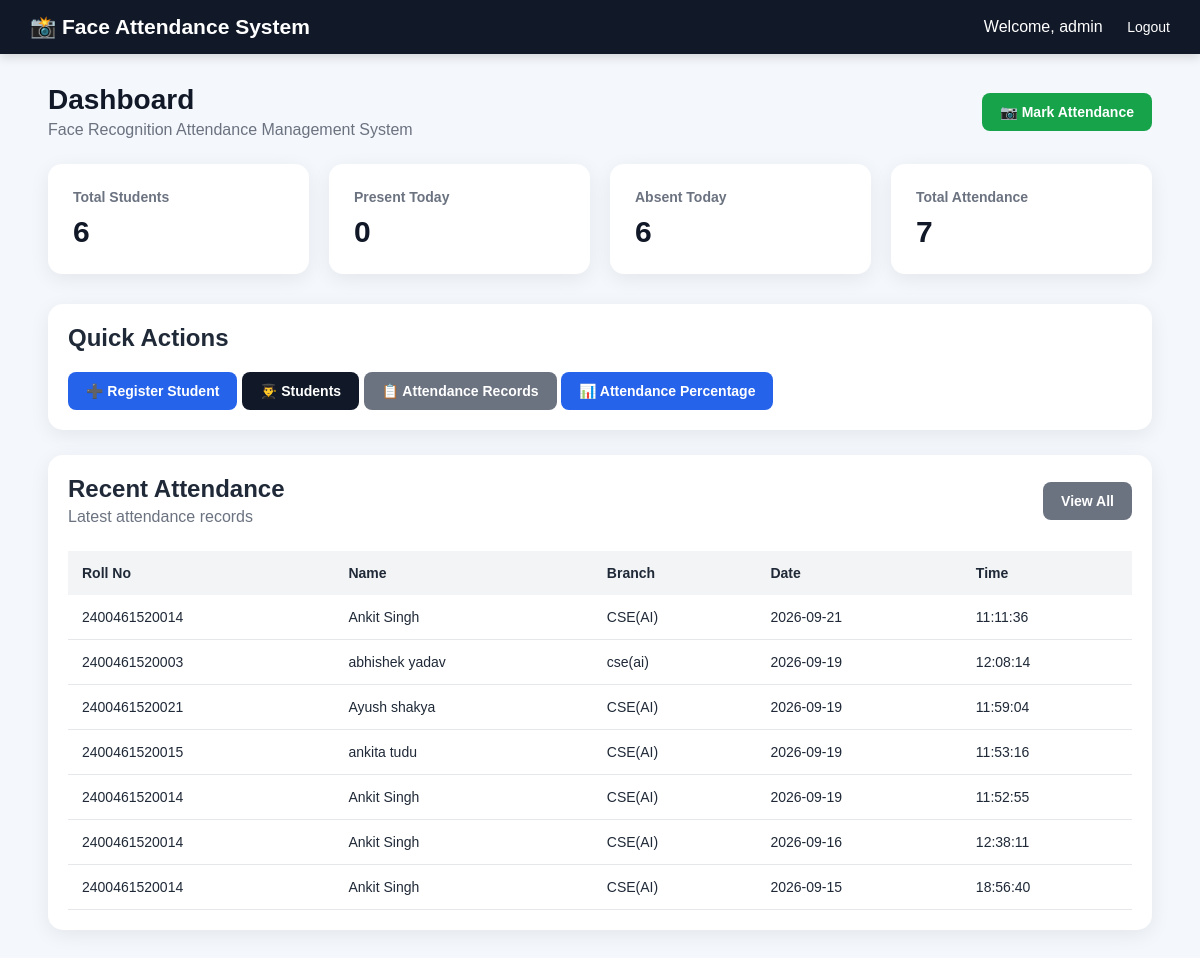
/ (signed in), run on the app's committed database.
### tables this page shows
CREATE TABLE attendance (

                id INTEGER PRIMARY KEY AUTOINCREMENT,

                student_id INTEGER NOT NULL,

                date TEXT NOT NULL,

                time TEXT NOT NULL,

                FOREIGN KEY(student_id)
                    REFERENCES students(id)
                    ON DELETE CASCADE,

                UNIQUE(student_id, date)

            );

CREATE TABLE students (

                id INTEGER PRIMARY KEY AUTOINCREMENT,

                roll_no TEXT UNIQUE NOT NULL,

                name TEXT NOT NULL,

                email TEXT NOT NULL,

                branch TEXT NOT NULL,

                created_at TEXT DEFAULT CURRENT_TIMESTAMP

            );

### app.py (the view)
@app.route("/")
@login_required
def index():
    conn = get_connection()
    try:
        total_students = conn.execute(
            """
            SELECT COUNT(*)
            FROM students
            """
        ).fetchone()[0]
        today = datetime.now().strftime("%Y-%m-%d")
        present_today = conn.execute(
            """
            SELECT COUNT(DISTINCT student_id)
            FROM attendance
            WHERE date = ?
            """,
            (today,)
        ).fetchone()[0]
        absent_today = total_students - present_today
        if absent_today < 0:
            absent_today = 0
        total_attendance = conn.execute(
            """
            SELECT COUNT(*)
            FROM attendance
            """
        ).fetchone()[0]
        recent_attendance = conn.execute(
            """
            SELECT
                attendance.id,
                students.roll_no,
                students.name,
                students.branch,
                attendance.date,
                attendance.time
            FROM attendance
            JOIN students
            ON attendance.student_id = students.id
            ORDER BY
                attendance.date DESC,
                attendance.time DESC
            LIMIT 10
            """
        ).fetchall()
    finally:
        conn.close()
    return render_template(
        "dashboard.html",
        total_students=total_students,
        present_today=present_today,
        absent_today=absent_today,
        total_attendance=total_attendance,
        recent_attendance=recent_attendance,
        today=today
    )

### app.py (called while the page is built)
def login_required(function):
    @wraps(function)
    def wrapper(*args, **kwargs):
        if "admin_id" not in session:
            flash("Please login first.")
            return redirect(url_for("login"))
        return function(*args, **kwargs)
    return wrapper

### database.py (called while the page is built)
def get_connection():
    conn = sqlite3.connect(
        DATABASE_FILE
    )
    conn.row_factory = sqlite3.Row
    conn.execute(
        "PRAGMA foreign_keys = ON"
    )
    return conn

### templates/dashboard.html (shortened to what this page needs)
<!DOCTYPE html>
<html lang="en">
<head>
    <link rel="stylesheet"
          href="{{ url_for('static', filename='style.css') }}">
</head>
<body>
<nav class="navbar">
    <h2>📸 Face Attendance System</h2>
    <div>
        <span>Welcome, {{ session.get('username', 'Admin') }}</span>
        <a href="{{ url_for('logout') }}">
            Logout
        </a>
    </div>
</nav>
<div class="container">
    <div class="page-header">
        <div>
            <h1>Dashboard</h1>
            <p>
                Face Recognition Attendance Management System
            </p>
        </div>
        <a href="{{ url_for('attendance') }}"
           class="btn btn-success">
            📷 Mark Attendance
        </a>
    </div>
    <div class="cards">
        <div class="card">
            <h3>Total Students</h3>
            <div class="number">
                {{ total_students }}
            </div>
        </div>
        <div class="card">
            <h3>Present Today</h3>
            <div class="number">
                {{ present_today }}
            </div>
        </div>
        <div class="card">
            <h3>Absent Today</h3>
            <div class="number">
                {{ absent_today }}
            </div>
        </div>
        <div class="card">
            <h3>Total Attendance</h3>
            <div class="number">
                {{ total_attendance }}
            </div>
        </div>
    </div>
    <div class="table-card">
        <h2 style="margin-bottom: 20px;">
            Quick Actions
        </h2>
        <a href="{{ url_for('register') }}"
           class="btn">
            ➕ Register Student
        </a>
        <a href="{{ url_for('students') }}"
           class="btn btn-dark">
            👨‍🎓 Students
        </a>
        <a href="{{ url_for('attendance_records') }}"
           class="btn btn-secondary">
            📋 Attendance Records
        </a>
        <a href="{{ url_for('percentage') }}"
           class="btn">
            📊 Attendance Percentage
        </a>
    </div>
    <div class="table-card" style="margin-top: 25px;">
        <div class="page-header">
            <div>
                <h2>Recent Attendance</h2>
                <p>
                    Latest attendance records
                </p>
            </div>
            <a href="{{ url_for('attendance_records') }}"
               class="btn btn-secondary">
                View All
            </a>
        </div>
        {% if recent_attendance %}
        <table>
            <thead>
                <tr>
                    <th>Roll No</th>
                    <th>Name</th>
                    <th>Branch</th>
                    <th>Date</th>
                    <th>Time</th>
                </tr>
            </thead>
            <tbody>
                {% for record in recent_attendance %}
                <tr>
                    <td>
                        {{ record['roll_no'] }}
                    </td>
                    <td>
                        {{ record['name'] }}
                    </td>
                    <td>
                        {{ record['branch'] }}
                    </td>
                    <td>
                        {{ record['date'] }}
                    </td>
                    <td>
                        {{ record['time'] }}
                    </td>
                </tr>
                {% endfor %}
            </tbody>
        </table>
        {% endif %}
    </div>
</div>
</body>
</html>

### static/style.css (style rules this page uses)
* { margin: 0; padding: 0; box-sizing: border-box; }
body { font-family: Arial, Helvetica, sans-serif; background: #f4f7fb; color: #1f2937; }
.navbar { width: 100%; background: #111827; color: white; padding: 15px 30px; display: flex; align-items: center; justify-content: space-between; box-shadow: 0 3px 10px rgba(0, 0, 0, 0.15); }
.navbar h2 { font-size: 21px; }
.navbar a { color: white; text-decoration: none; margin-left: 20px; font-size: 14px; }
.container { width: 92%; max-width: 1200px; margin: 30px auto; }
.page-header { display: flex; justify-content: space-between; align-items: center; margin-bottom: 25px; }
.page-header h1 { font-size: 28px; color: #111827; }
.page-header p { margin-top: 5px; color: #6b7280; }
.cards { display: grid; grid-template-columns: repeat(4, 1fr); gap: 20px; margin-bottom: 30px; }
.card { background: white; padding: 25px; border-radius: 14px; box-shadow: 0 5px 20px rgba(0, 0, 0, 0.07); }
.card h3 { font-size: 14px; color: #6b7280; margin-bottom: 10px; }
.card .number { font-size: 30px; font-weight: bold; color: #111827; }
.btn { display: inline-block; padding: 11px 18px; border: none; border-radius: 8px; text-decoration: none; cursor: pointer; font-size: 14px; font-weight: 600; background: #2563eb; color: white; }
.btn-success { background: #16a34a; }
.btn-secondary { background: #6b7280; }
.btn-dark { background: #111827; }
.table-card { background: white; padding: 20px; border-radius: 15px; box-shadow: 0 5px 20px rgba(0, 0, 0, 0.07); overflow-x: auto; }
table { width: 100%; border-collapse: collapse; }
th { background: #f3f4f6; padding: 14px; text-align: left; font-size: 14px; }
td { padding: 14px; border-bottom: 1px solid #e5e7eb; font-size: 14px; }

### data on the page
attendance: roll_no "2400461520014", name "Ankit Singh", branch "CSE(AI)", date "2026-09-21", time "11:11:36"
attendance: roll_no "2400461520003", name "abhishek yadav", branch "cse(ai)", date "2026-09-19", time "12:08:14"
attendance: roll_no "2400461520021", name "Ayush shakya", branch "CSE(AI)", date "2026-09-19", time "11:59:04"
attendance: roll_no "2400461520015", name "ankita tudu", branch "CSE(AI)", date "2026-09-19", time "11:53:16"
attendance: roll_no "2400461520014", name "Ankit Singh", branch "CSE(AI)", date "2026-09-19", time "11:52:55"
attendance: roll_no "2400461520014", name "Ankit Singh", branch "CSE(AI)", date "2026-09-16", time "12:38:11"
attendance: roll_no "2400461520014", name "Ankit Singh", branch "CSE(AI)", date "2026-09-15", time "18:56:40"

### other printed values
{{ session.get('username', 'Admin') }} "admin"
{{ total_students }} "6"
{{ present_today }} "0"
{{ absent_today }} "6"
{{ total_attendance }} "7"
